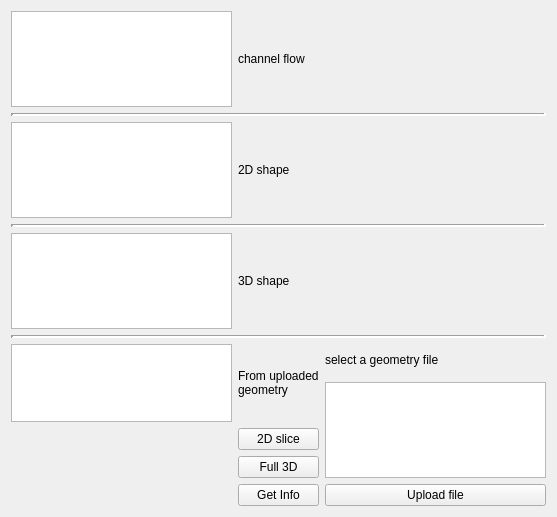
<?xml version="1.0" encoding="UTF-8"?>
<ui version="4.0">
 <class>CWE_create_simulation</class>
 <widget class="QWidget" name="CWE_create_simulation">
  <property name="geometry">
   <rect>
    <x>0</x>
    <y>0</y>
    <width>557</width>
    <height>517</height>
   </rect>
  </property>
  <property name="windowTitle">
   <string>Form</string>
  </property>
  <layout class="QGridLayout" name="gridLayout">
   <item row="0" column="0">
    <widget class="QGraphicsView" name="graphicsView"/>
   </item>
   <item row="12" column="2">
    <widget class="QPushButton" name="pushButton_4">
     <property name="text">
      <string>Upload file</string>
     </property>
    </widget>
   </item>
   <item row="5" column="1">
    <widget class="QLabel" name="label_3">
     <property name="text">
      <string>3D shape</string>
     </property>
    </widget>
   </item>
   <item row="2" column="0">
    <widget class="QGraphicsView" name="graphicsView_2"/>
   </item>
   <item row="2" column="1">
    <widget class="QLabel" name="label_2">
     <property name="text">
      <string>2D shape</string>
     </property>
    </widget>
   </item>
   <item row="5" column="0">
    <widget class="QGraphicsView" name="graphicsView_4"/>
   </item>
   <item row="11" column="1">
    <widget class="QPushButton" name="pushButton_2">
     <property name="text">
      <string>Full 3D</string>
     </property>
    </widget>
   </item>
   <item row="12" column="1">
    <widget class="QPushButton" name="pushButton_3">
     <property name="text">
      <string>Get Info</string>
     </property>
    </widget>
   </item>
   <item row="0" column="1">
    <widget class="QLabel" name="label">
     <property name="text">
      <string>channel flow</string>
     </property>
    </widget>
   </item>
   <item row="10" column="1">
    <widget class="QPushButton" name="pushButton">
     <property name="text">
      <string>2D slice</string>
     </property>
    </widget>
   </item>
   <item row="8" column="2">
    <widget class="QLabel" name="label_5">
     <property name="text">
      <string>select a geometry file</string>
     </property>
    </widget>
   </item>
   <item row="8" column="0" rowspan="2">
    <widget class="QGraphicsView" name="graphicsView_3"/>
   </item>
   <item row="8" column="1" rowspan="2">
    <widget class="QLabel" name="label_4">
     <property name="text">
      <string>From uploaded
geometry</string>
     </property>
    </widget>
   </item>
   <item row="9" column="2" rowspan="3">
    <widget class="QListWidget" name="listWidget"/>
   </item>
   <item row="4" column="0" colspan="3">
    <widget class="Line" name="line_2">
     <property name="lineWidth">
      <number>3</number>
     </property>
     <property name="orientation">
      <enum>Qt::Horizontal</enum>
     </property>
    </widget>
   </item>
   <item row="7" column="0" colspan="3">
    <widget class="Line" name="line_3">
     <property name="lineWidth">
      <number>3</number>
     </property>
     <property name="orientation">
      <enum>Qt::Horizontal</enum>
     </property>
    </widget>
   </item>
   <item row="1" column="0" colspan="3">
    <widget class="Line" name="line">
     <property name="lineWidth">
      <number>3</number>
     </property>
     <property name="orientation">
      <enum>Qt::Horizontal</enum>
     </property>
    </widget>
   </item>
  </layout>
 </widget>
 <resources/>
 <connections/>
</ui>
